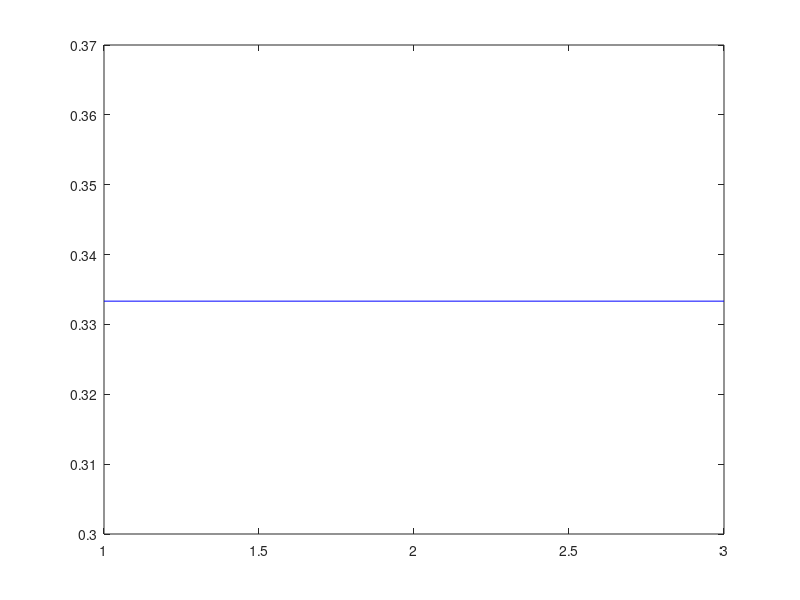
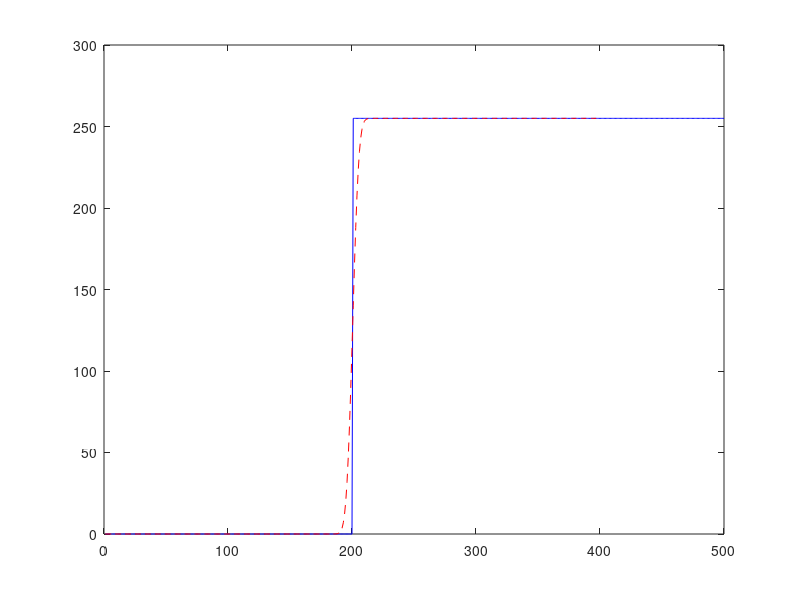

The MATLAB source for these figures, in order:
format long g
format compact
clc
close all
clearvars

% get the location of the script file to save figures
full_path = mfilename('fullpath');
[startpath,  filename, ext] = fileparts(full_path);
plot_num = 1;

%% build the sample data and the blur kernel

% bluring kernel - box filter
kernel_size = 3;
kernel = ones(1,kernel_size);
kernel = kernel/(numel(kernel));

%[kernel] = create_1D_gauss_kernel(kernel_size, 1.0);

% create a single knife edge line
data = cat(2, zeros(1, 200), 255*ones(1, 200+100));

%% run the bluring algorithm

num = 0;

blur_data = data;

while(num < 20)
    blur_data = (conv(blur_data, kernel,'same'));

    % count the number of "pixels" affected
    %t1 = (blur > 0);
    %t2 = (blur < blur(end)); 

    %num = sum((t1+t2)==2)

    num = sum((blur_data > 0) == (blur_data < blur_data(end)));
end

blur_data = blur_data(1:400);

num

%% plot the results

figure(plot_num)
plot(kernel, 'b')
hold on
plot_num = plot_num + 1;

figure(plot_num)
plot(data, 'b')
hold on
plot(blur_data, '--r')
plot_num = plot_num + 1;

